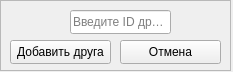
<?xml version="1.0" encoding="UTF-8"?>
<ui version="4.0">
 <class>FriendAdder</class>
 <widget class="QWidget" name="FriendAdder">
  <property name="geometry">
   <rect>
    <x>0</x>
    <y>0</y>
    <width>233</width>
    <height>72</height>
   </rect>
  </property>
  <property name="windowTitle">
   <string>Form</string>
  </property>
  <widget class="QFrame" name="frame">
   <property name="geometry">
    <rect>
     <x>0</x>
     <y>0</y>
     <width>231</width>
     <height>71</height>
    </rect>
   </property>
   <property name="frameShape">
    <enum>QFrame::StyledPanel</enum>
   </property>
   <property name="frameShadow">
    <enum>QFrame::Raised</enum>
   </property>
   <widget class="QPushButton" name="closeWindowButton">
    <property name="geometry">
     <rect>
      <x>120</x>
      <y>40</y>
      <width>101</width>
      <height>24</height>
     </rect>
    </property>
    <property name="text">
     <string>Отмена</string>
    </property>
   </widget>
   <widget class="QLineEdit" name="friendIdLineEdit">
    <property name="geometry">
     <rect>
      <x>70</x>
      <y>10</y>
      <width>101</width>
      <height>24</height>
     </rect>
    </property>
    <property name="placeholderText">
     <string>Введите ID друга</string>
    </property>
   </widget>
   <widget class="QPushButton" name="addFriendButton">
    <property name="geometry">
     <rect>
      <x>10</x>
      <y>40</y>
      <width>101</width>
      <height>24</height>
     </rect>
    </property>
    <property name="text">
     <string>Добавить друга</string>
    </property>
   </widget>
  </widget>
 </widget>
 <resources/>
 <connections/>
</ui>
